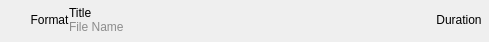
<?xml version="1.0" encoding="UTF-8"?>
<ui version="4.0">
 <class>PlayListItemWidget</class>
 <widget class="QWidget" name="PlayListItemWidget">
  <property name="geometry">
   <rect>
    <x>0</x>
    <y>0</y>
    <width>489</width>
    <height>42</height>
   </rect>
  </property>
  <property name="sizePolicy">
   <sizepolicy hsizetype="Preferred" vsizetype="Fixed">
    <horstretch>0</horstretch>
    <verstretch>0</verstretch>
   </sizepolicy>
  </property>
  <property name="minimumSize">
   <size>
    <width>0</width>
    <height>42</height>
   </size>
  </property>
  <property name="maximumSize">
   <size>
    <width>16777215</width>
    <height>42</height>
   </size>
  </property>
  <property name="windowTitle">
   <string>Form</string>
  </property>
  <layout class="QGridLayout" name="gridLayout">
   <property name="leftMargin">
    <number>0</number>
   </property>
   <property name="topMargin">
    <number>4</number>
   </property>
   <property name="rightMargin">
    <number>0</number>
   </property>
   <property name="bottomMargin">
    <number>6</number>
   </property>
   <property name="spacing">
    <number>0</number>
   </property>
   <item row="0" column="2">
    <widget class="QLabel" name="title">
     <property name="sizePolicy">
      <sizepolicy hsizetype="Expanding" vsizetype="Preferred">
       <horstretch>0</horstretch>
       <verstretch>0</verstretch>
      </sizepolicy>
     </property>
     <property name="text">
      <string>Title</string>
     </property>
     <property name="alignment">
      <set>Qt::AlignBottom|Qt::AlignLeading|Qt::AlignLeft</set>
     </property>
    </widget>
   </item>
   <item row="0" column="1" rowspan="2">
    <widget class="QLabel" name="format">
     <property name="sizePolicy">
      <sizepolicy hsizetype="Fixed" vsizetype="Preferred">
       <horstretch>0</horstretch>
       <verstretch>0</verstretch>
      </sizepolicy>
     </property>
     <property name="minimumSize">
      <size>
       <width>30</width>
       <height>0</height>
      </size>
     </property>
     <property name="text">
      <string>Format</string>
     </property>
     <property name="alignment">
      <set>Qt::AlignCenter</set>
     </property>
    </widget>
   </item>
   <item row="0" column="0" rowspan="2">
    <widget class="PlayListItemStatusWidget" name="statusWidget" native="true">
     <property name="sizePolicy">
      <sizepolicy hsizetype="Fixed" vsizetype="Preferred">
       <horstretch>0</horstretch>
       <verstretch>0</verstretch>
      </sizepolicy>
     </property>
     <property name="minimumSize">
      <size>
       <width>30</width>
       <height>0</height>
      </size>
     </property>
     <property name="maximumSize">
      <size>
       <width>30</width>
       <height>16777215</height>
      </size>
     </property>
    </widget>
   </item>
   <item row="0" column="3" rowspan="2">
    <widget class="QLabel" name="duration">
     <property name="sizePolicy">
      <sizepolicy hsizetype="Fixed" vsizetype="Preferred">
       <horstretch>0</horstretch>
       <verstretch>0</verstretch>
      </sizepolicy>
     </property>
     <property name="minimumSize">
      <size>
       <width>60</width>
       <height>0</height>
      </size>
     </property>
     <property name="text">
      <string>Duration</string>
     </property>
     <property name="alignment">
      <set>Qt::AlignCenter</set>
     </property>
    </widget>
   </item>
   <item row="1" column="2">
    <widget class="QLabel" name="fileName">
     <property name="sizePolicy">
      <sizepolicy hsizetype="Expanding" vsizetype="Preferred">
       <horstretch>0</horstretch>
       <verstretch>0</verstretch>
      </sizepolicy>
     </property>
     <property name="styleSheet">
      <string notr="true">color: rgb(140, 140, 140)</string>
     </property>
     <property name="text">
      <string>File Name</string>
     </property>
     <property name="alignment">
      <set>Qt::AlignLeading|Qt::AlignLeft|Qt::AlignTop</set>
     </property>
    </widget>
   </item>
  </layout>
 </widget>
 <customwidgets>
  <customwidget>
   <class>PlayListItemStatusWidget</class>
   <extends>QWidget</extends>
   <header>PlayListItemStatusWidget.hpp</header>
   <container>1</container>
  </customwidget>
 </customwidgets>
 <resources/>
 <connections/>
</ui>
